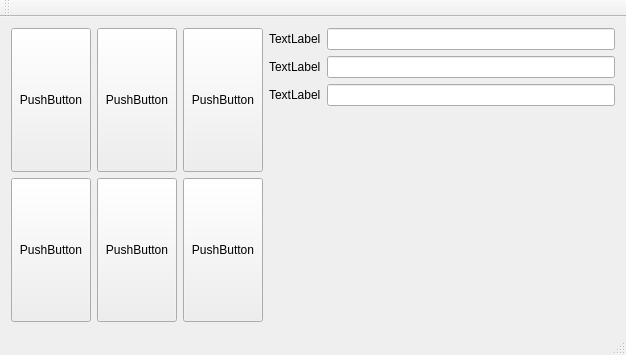
<?xml version="1.0" encoding="UTF-8"?>
<ui version="4.0">
 <class>MainWindow</class>
 <widget class="QMainWindow" name="MainWindow">
  <property name="geometry">
   <rect>
    <x>0</x>
    <y>0</y>
    <width>626</width>
    <height>355</height>
   </rect>
  </property>
  <property name="windowTitle">
   <string>MainWindow</string>
  </property>
  <widget class="QWidget" name="centralWidget">
   <layout class="QGridLayout" name="gridLayout">
    <item row="0" column="3">
     <widget class="QPushButton" name="pushButton_6">
      <property name="sizePolicy">
       <sizepolicy hsizetype="Preferred" vsizetype="Preferred">
        <horstretch>0</horstretch>
        <verstretch>0</verstretch>
       </sizepolicy>
      </property>
      <property name="text">
       <string>PushButton</string>
      </property>
     </widget>
    </item>
    <item row="0" column="2">
     <widget class="QPushButton" name="pushButton_5">
      <property name="sizePolicy">
       <sizepolicy hsizetype="Preferred" vsizetype="Preferred">
        <horstretch>0</horstretch>
        <verstretch>0</verstretch>
       </sizepolicy>
      </property>
      <property name="text">
       <string>PushButton</string>
      </property>
     </widget>
    </item>
    <item row="1" column="3">
     <widget class="QPushButton" name="pushButton">
      <property name="sizePolicy">
       <sizepolicy hsizetype="Minimum" vsizetype="Preferred">
        <horstretch>0</horstretch>
        <verstretch>0</verstretch>
       </sizepolicy>
      </property>
      <property name="text">
       <string>PushButton</string>
      </property>
     </widget>
    </item>
    <item row="0" column="1">
     <widget class="QPushButton" name="pushButton_2">
      <property name="sizePolicy">
       <sizepolicy hsizetype="Preferred" vsizetype="Preferred">
        <horstretch>0</horstretch>
        <verstretch>0</verstretch>
       </sizepolicy>
      </property>
      <property name="text">
       <string>PushButton</string>
      </property>
     </widget>
    </item>
    <item row="1" column="1">
     <widget class="QPushButton" name="pushButton_4">
      <property name="sizePolicy">
       <sizepolicy hsizetype="Preferred" vsizetype="Preferred">
        <horstretch>0</horstretch>
        <verstretch>0</verstretch>
       </sizepolicy>
      </property>
      <property name="text">
       <string>PushButton</string>
      </property>
     </widget>
    </item>
    <item row="1" column="2">
     <widget class="QPushButton" name="pushButton_3">
      <property name="sizePolicy">
       <sizepolicy hsizetype="Preferred" vsizetype="Preferred">
        <horstretch>0</horstretch>
        <verstretch>0</verstretch>
       </sizepolicy>
      </property>
      <property name="text">
       <string>PushButton</string>
      </property>
     </widget>
    </item>
    <item row="0" column="4" rowspan="2">
     <layout class="QFormLayout" name="formLayout">
      <item row="1" column="0">
       <widget class="QLabel" name="label">
        <property name="text">
         <string>TextLabel</string>
        </property>
       </widget>
      </item>
      <item row="1" column="1">
       <widget class="QLineEdit" name="lineEdit"/>
      </item>
      <item row="2" column="0">
       <widget class="QLabel" name="label_2">
        <property name="text">
         <string>TextLabel</string>
        </property>
       </widget>
      </item>
      <item row="3" column="0">
       <widget class="QLabel" name="label_3">
        <property name="text">
         <string>TextLabel</string>
        </property>
       </widget>
      </item>
      <item row="2" column="1">
       <widget class="QLineEdit" name="lineEdit_2"/>
      </item>
      <item row="3" column="1">
       <widget class="QLineEdit" name="lineEdit_3"/>
      </item>
     </layout>
    </item>
   </layout>
  </widget>
  <widget class="QMenuBar" name="menuBar">
   <property name="geometry">
    <rect>
     <x>0</x>
     <y>0</y>
     <width>626</width>
     <height>26</height>
    </rect>
   </property>
  </widget>
  <widget class="QToolBar" name="mainToolBar">
   <attribute name="toolBarArea">
    <enum>TopToolBarArea</enum>
   </attribute>
   <attribute name="toolBarBreak">
    <bool>false</bool>
   </attribute>
  </widget>
  <widget class="QStatusBar" name="statusBar"/>
 </widget>
 <layoutdefault spacing="6" margin="11"/>
 <resources/>
 <connections/>
</ui>
